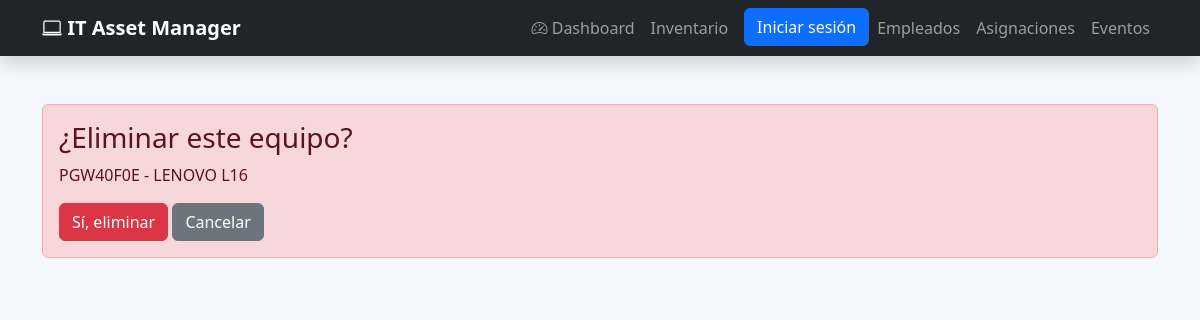
The page /inventario/eliminar/1/ on the database as committed earlier.
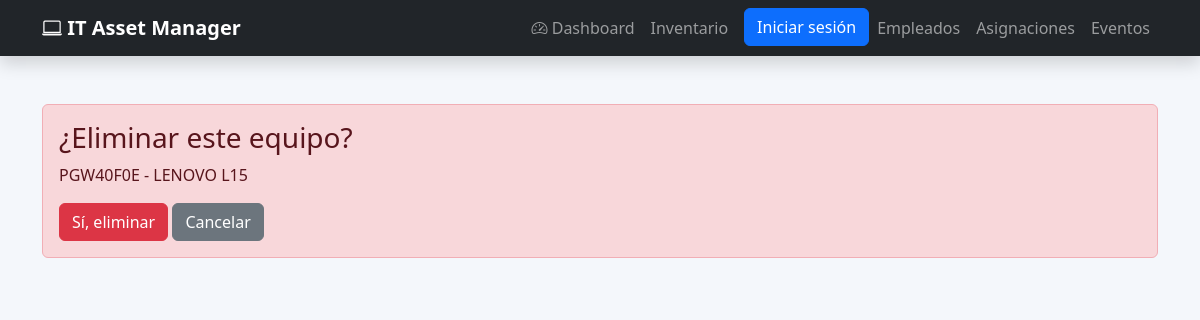
The same page on the database as committed later.
### inventario/models.py (models this page shows)
class Equipo(models.Model):
    LAPTOP = "Laptop"
    CELULAR = "Celular"
    TIPOS = [
        (LAPTOP, "Laptop"),
        (CELULAR, "Celular"),
    ]
    DISPONIBLE = "Disponible"
    ASIGNADO = "Asignado"
    MANTENIMIENTO = "Mantenimiento"
    ESTADOS = [
        (DISPONIBLE, "Disponible"),
        (ASIGNADO, "Asignado"),
        (MANTENIMIENTO, "Mantenimiento"),
    ]
    codigo = models.CharField(
        max_length=20,
        unique=True
    )
    tipo = models.CharField(
        max_length=20,
        choices=TIPOS
    )
    marca = models.CharField(
        max_length=50
    )
    modelo = models.CharField(
        max_length=100
    )
    numero_serie = models.CharField(
        max_length=100,
        unique=True
    )
    estado = models.CharField(
        max_length=20,
        choices=ESTADOS,
        default=DISPONIBLE
    )
    observaciones = models.TextField(
        blank=True
    )
    fecha_registro = models.DateTimeField(
        auto_now_add=True
    )
    def __str__(self):
        return f"{self.codigo} - {self.marca} {self.modelo}"

### inventario/views.py (the view, shortened to what this page needs)
def eliminar_equipo(request, id):
    equipo = get_object_or_404(
        Equipo,
        pk=id
    )
    return render(
        request,
        "inventario/eliminar_equipo.html",
        {
            "equipo": equipo
        }
    )

### inventario/templates/inventario/eliminar_equipo.html (shortened to what this page needs)
{% extends 'layouts/base.html' %}
{% block content %}
<div class="container mt-5">
    <div class="alert alert-danger">
        <h3>
            ¿Eliminar este equipo?
        </h3>
        <p>
            {{ equipo }}
        </p>
        <form method="POST">
            <button class="btn btn-danger">
                Sí, eliminar
            </button>
            <a
                href="{% url 'lista_equipos' %}"
                class="btn btn-secondary">
                Cancelar
            </a>
        </form>
    </div>
</div>
{% endblock %}

Rows that differ between the two databases and show on the page:
changed Equipo: codigo+marca+modelo "PGW40F0E - LENOVO L16" → "PGW40F0E - LENOVO L15"
